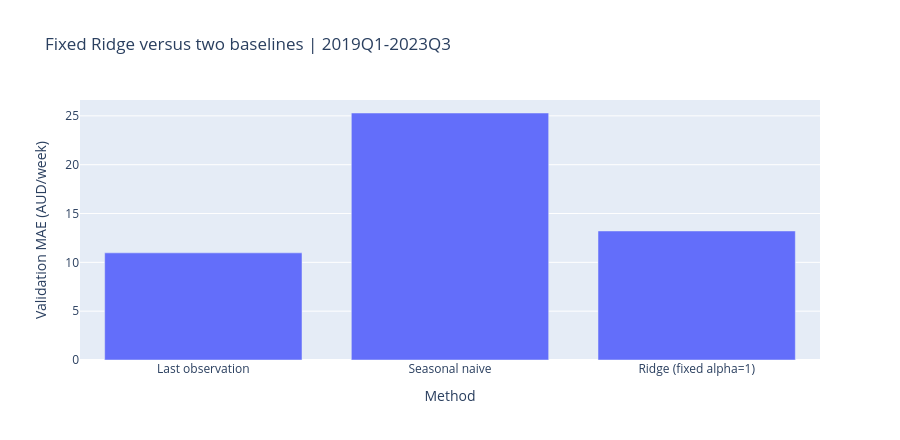
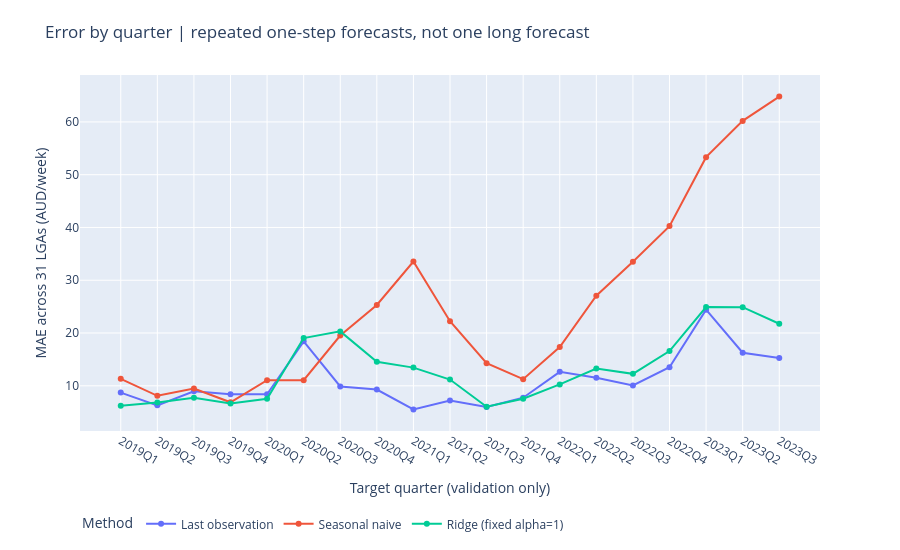

Write notebook code for charts like these, in order.
### Markdown cell above
## 8. Charts 1–2: overall error and changes across validation quarters

The first chart compares the three MAEs on identical targets. The second shows how average error varies over the 19 quarters. Neither graph includes the final reserved period.

Lower error for the trained method is a hypothesis to evaluate, not an assumption. Do not modify the protocol after looking at the charts to hide an unfavourable result.

### Code cell
figures={}
plot_metrics=overall_metrics.assign(method=overall_metrics.model.map(MODEL_LABELS))
figures['01_validation_mae.html']=px.bar(
    plot_metrics,x='method',y='mae_aud_week',
    category_orders={'method':[MODEL_LABELS[m] for m in MODEL_ORDER]},
    hover_data={'n_forecasts':True,'rmse_aud_week':':.2f','mean_signed_error_aud_week':':.2f'},
    labels={'method':'Method','mae_aud_week':'Validation MAE (AUD/week)'},
    title='Fixed Ridge versus two baselines | 2019Q1-2023Q3')
figures['01_validation_mae.html'].update_layout(height=440)
figures['01_validation_mae.html'].show()
qplot=quarter_metrics.assign(method=quarter_metrics.model.map(MODEL_LABELS)).sort_values(['model','target_quarter'])
figures['02_validation_mae_by_quarter.html']=px.line(
    qplot,x='target_quarter',y='mae_aud_week',color='method',markers=True,
    category_orders={'method':[MODEL_LABELS[m] for m in MODEL_ORDER]},
    labels={'target_quarter':'Target quarter (validation only)','mae_aud_week':'MAE across 31 LGAs (AUD/week)','method':'Method'},
    title='Error by quarter | repeated one-step forecasts, not one long forecast')
figures['02_validation_mae_by_quarter.html'].update_layout(height=550,margin=dict(t=75,b=110),legend=dict(orientation='h',y=-0.22,x=0,yanchor='top'))
figures['02_validation_mae_by_quarter.html'].show()

### Figure 1 — Plotly figure (JSON) as saved in the notebook; plotly's stock layout.template omitted (floating-point values rounded to 4 significant figures)
{"data": [{"customdata": [[589.0, 16.23, -4.358], [589.0, 18.64, -1.976], [589.0, 38.95, -13.09]], "hovertemplate": "Method=%{x}<br>Validation MAE (AUD/week)=%{y}<br>n_forecasts=%{customdata[0]}<br>rmse_aud_week=%{customdata[1]:.2f}<br>mean_signed_error_aud_week=%{customdata[2]:.2f}<extra></extra>", "legendgroup": "", "marker": {"color": "#636efa", "pattern": {"shape": ""}}, "name": "", "orientation": "v", "showlegend": false, "textposition": "auto", "type": "bar", "x": ["Last observation", "Ridge (fixed alpha=1)", "Seasonal naive"], "xaxis": "x", "y": [10.97, 13.21, 25.29], "yaxis": "y"}], "layout": {"barmode": "relative", "height": 440, "legend": {"tracegroupgap": 0}, "title": {"text": "Fixed Ridge versus two baselines | 2019Q1-2023Q3"}, "xaxis": {"anchor": "y", "categoryarray": ["Last observation", "Seasonal naive", "Ridge (fixed alpha=1)"], "categoryorder": "array", "domain": [0, 1], "title": {"text": "Method"}}, "yaxis": {"anchor": "x", "domain": [0, 1], "title": {"text": "Validation MAE (AUD/week)"}}}}

### Figure 2 — Plotly figure (JSON) as saved in the notebook; plotly's stock layout.template omitted (floating-point values rounded to 4 significant figures)
{"data": [{"hovertemplate": "Method=Last observation<br>Target quarter (validation only)=%{x}<br>MAE across 31 LGAs (AUD/week)=%{y}<extra></extra>", "legendgroup": "Last observation", "line": {"color": "#636efa", "dash": "solid"}, "marker": {"symbol": "circle"}, "mode": "lines+markers", "name": "Last observation", "orientation": "v", "showlegend": true, "type": "scatter", "x": ["2019Q1", "2019Q2", "2019Q3", "2019Q4", "2020Q1", "2020Q2", "2020Q3", "2020Q4", "2021Q1", "2021Q2", "2021Q3", "2021Q4", "2022Q1", "2022Q2", "2022Q3", "2022Q4", "2023Q1", "2023Q2", "2023Q3"], "xaxis": "x", "y": [8.71, 6.29, 8.968, 8.387, 8.387, 18.42, 9.871, 9.29, 5.516, 7.226, 6.0, 7.742, 12.65, 11.52, 10.06, 13.52, 24.42, 16.26, 15.26], "yaxis": "y"}, {"hovertemplate": "Method=Seasonal naive<br>Target quarter (validation only)=%{x}<br>MAE across 31 LGAs (AUD/week)=%{y}<extra></extra>", "legendgroup": "Seasonal naive", "line": {"color": "#EF553B", "dash": "solid"}, "marker": {"symbol": "circle"}, "mode": "lines+markers", "name": "Seasonal naive", "orientation": "v", "showlegend": true, "type": "scatter", "x": ["2019Q1", "2019Q2", "2019Q3", "2019Q4", "2020Q1", "2020Q2", "2020Q3", "2020Q4", "2021Q1", "2021Q2", "2021Q3", "2021Q4", "2022Q1", "2022Q2", "2022Q3", "2022Q4", "2023Q1", "2023Q2", "2023Q3"], "xaxis": "x", "y": [11.32, 8.097, 9.484, 6.871, 11.06, 11.06, 19.52, 25.32, 33.55, 22.23, 14.29, 11.26, 17.35, 27.06, 33.52, 40.26, 53.32, 60.19, 64.81], "yaxis": "y"}, {"hovertemplate": "Method=Ridge (fixed alpha=1)<br>Target quarter (validation only)=%{x}<br>MAE across 31 LGAs (AUD/week)=%{y}<extra></extra>", "legendgroup": "Ridge (fixed alpha=1)", "line": {"color": "#00cc96", "dash": "solid"}, "marker": {"symbol": "circle"}, "mode": "lines+markers", "name": "Ridge (fixed alpha=1)", "orientation": "v", "showlegend": true, "type": "scatter", "x": ["2019Q1", "2019Q2", "2019Q3", "2019Q4", "2020Q1", "2020Q2", "2020Q3", "2020Q4", "2021Q1", "2021Q2", "2021Q3", "2021Q4", "2022Q1", "2022Q2", "2022Q3", "2022Q4", "2023Q1", "2023Q2", "2023Q3"], "xaxis": "x", "y": [6.231, 6.838, 7.755, 6.644, 7.534, 19.04, 20.31, 14.55, 13.44, 11.18, 6.037, 7.541, 10.26, 13.27, 12.26, 16.58, 24.92, 24.9, 21.76], "yaxis": "y"}], "layout": {"height": 550, "legend": {"orientation": "h", "title": {"text": "Method"}, "tracegroupgap": 0, "x": 0, "y": -0.22, "yanchor": "top"}, "margin": {"b": 110, "t": 75}, "title": {"text": "Error by quarter | repeated one-step forecasts, not one long forecast"}, "xaxis": {"anchor": "y", "domain": [0, 1], "title": {"text": "Target quarter (validation only)"}}, "yaxis": {"anchor": "x", "domain": [0, 1], "title": {"text": "MAE across 31 LGAs (AUD/week)"}}}}
